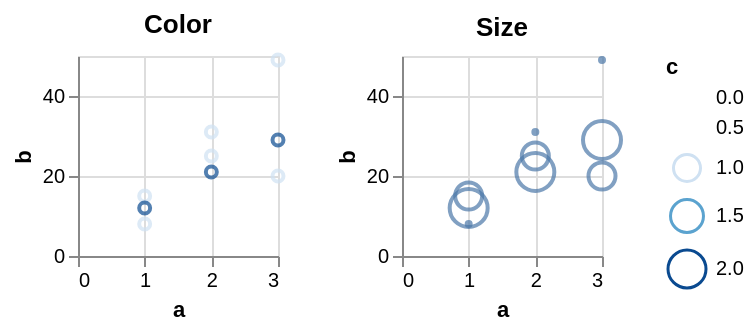

Express this chart as Vega-Lite.
### Vega specification from a JSON file in a GitHub repository (floating-point values rounded to 4 significant figures)
{"$schema": "https://vega.github.io/schema/vega/v5.json", "description": "Testing invalid", "background": "white", "padding": 5, "height": 100, "data": [{"name": "source_0", "values": [{"a": 1, "b": 15, "c": 1}, {"a": 2, "b": 25, "c": 1}, {"a": 3, "b": 20, "c": 1}, {"a": 1, "b": 12, "c": 2}, {"a": 2, "b": 21, "c": 2}, {"a": 3, "b": 29, "c": 2}, {"a": 1, "b": 8, "c": null}, {"a": 2, "b": 31, "c": null}, {"a": 3, "b": 49, "c": null}]}], "signals": [{"name": "childWidth", "value": 100}], "layout": {"padding": 20, "bounds": "full", "align": "each"}, "marks": [{"type": "group", "name": "concat_0_group", "title": {"text": "Color", "frame": "group"}, "style": "cell", "encode": {"update": {"width": {"signal": "childWidth"}, "height": {"signal": "height"}}}, "marks": [{"name": "concat_0_marks", "type": "symbol", "style": ["point"], "from": {"data": "source_0"}, "encode": {"update": {"opacity": {"value": 0.7}, "fill": {"value": "transparent"}, "stroke": [{"test": "!isValid(datum[\"c\"]) || !isFinite(+datum[\"c\"])", "signal": "scale('color', inrange(0, domain('color')) ? 0 : domain('color')[0])"}, {"scale": "color", "field": "c"}], "tooltip": {"signal": "{\"a\": !isValid(datum[\"a\"]) || !isFinite(+datum[\"a\"]) ? \"\" + datum[\"a\"] : format(datum[\"a\"], \"\"), \"b\": !isValid(datum[\"b\"]) || !isFinite(+datum[\"b\"]) ? \"\" + datum[\"b\"] : format(datum[\"b\"], \"\"), \"c\": !isValid(datum[\"c\"]) || !isFinite(+datum[\"c\"]) ? \"\" + datum[\"c\"] : format(datum[\"c\"], \"\")}"}, "ariaRoleDescription": {"value": "point"}, "description": {"signal": "\"a: \" + (!isValid(datum[\"a\"]) || !isFinite(+datum[\"a\"]) ? \"\" + datum[\"a\"] : format(datum[\"a\"], \"\")) + \"; b: \" + (!isValid(datum[\"b\"]) || !isFinite(+datum[\"b\"]) ? \"\" + datum[\"b\"] : format(datum[\"b\"], \"\")) + \"; c: \" + (!isValid(datum[\"c\"]) || !isFinite(+datum[\"c\"]) ? \"\" + datum[\"c\"] : format(datum[\"c\"], \"\"))"}, "x": [{"test": "!isValid(datum[\"a\"]) || !isFinite(+datum[\"a\"])", "scale": "concat_0_x", "value": 0}, {"scale": "concat_0_x", "field": "a"}], "y": [{"test": "!isValid(datum[\"b\"]) || !isFinite(+datum[\"b\"])", "scale": "concat_0_y", "value": 0}, {"scale": "concat_0_y", "field": "b"}]}}}], "axes": [{"scale": "concat_0_x", "orient": "bottom", "gridScale": "concat_0_y", "grid": true, "tickCount": {"signal": "ceil(childWidth/40)"}, "domain": false, "labels": false, "aria": false, "maxExtent": 0, "minExtent": 0, "ticks": false, "zindex": 0}, {"scale": "concat_0_y", "orient": "left", "gridScale": "concat_0_x", "grid": true, "tickCount": {"signal": "ceil(height/40)"}, "domain": false, "labels": false, "aria": false, "maxExtent": 0, "minExtent": 0, "ticks": false, "zindex": 0}, {"scale": "concat_0_x", "orient": "bottom", "grid": false, "title": "a", "labelFlush": true, "labelOverlap": true, "tickCount": {"signal": "ceil(childWidth/40)"}, "zindex": 0}, {"scale": "concat_0_y", "orient": "left", "grid": false, "title": "b", "labelOverlap": true, "tickCount": {"signal": "ceil(height/40)"}, "zindex": 0}]}, {"type": "group", "name": "concat_1_group", "title": {"text": "Size", "frame": "group"}, "style": "cell", "encode": {"update": {"width": {"signal": "childWidth"}, "height": {"signal": "height"}}}, "marks": [{"name": "concat_1_marks", "type": "symbol", "style": ["point"], "from": {"data": "source_0"}, "encode": {"update": {"opacity": {"value": 0.7}, "fill": {"value": "transparent"}, "stroke": {"value": "#4c78a8"}, "tooltip": {"signal": "{\"a\": !isValid(datum[\"a\"]) || !isFinite(+datum[\"a\"]) ? \"\" + datum[\"a\"] : format(datum[\"a\"], \"\"), \"b\": !isValid(datum[\"b\"]) || !isFinite(+datum[\"b\"]) ? \"\" + datum[\"b\"] : format(datum[\"b\"], \"\"), \"c\": !isValid(datum[\"c\"]) || !isFinite(+datum[\"c\"]) ? \"\" + datum[\"c\"] : format(datum[\"c\"], \"\")}"}, "ariaRoleDescription": {"value": "point"}, "description": {"signal": "\"a: \" + (!isValid(datum[\"a\"]) || !isFinite(+datum[\"a\"]) ? \"\" + datum[\"a\"] : format(datum[\"a\"], \"\")) + \"; b: \" + (!isValid(datum[\"b\"]) || !isFinite(+datum[\"b\"]) ? \"\" + datum[\"b\"] : format(datum[\"b\"], \"\")) + \"; c: \" + (!isValid(datum[\"c\"]) || !isFinite(+datum[\"c\"]) ? \"\" + datum[\"c\"] : format(datum[\"c\"], \"\"))"}, "x": [{"test": "!isValid(datum[\"a\"]) || !isFinite(+datum[\"a\"])", "scale": "concat_1_x", "value": 0}, {"scale": "concat_1_x", "field": "a"}], "y": [{"test": "!isValid(datum[\"b\"]) || !isFinite(+datum[\"b\"])", "scale": "concat_1_y", "value": 0}, {"scale": "concat_1_y", "field": "b"}], "size": [{"test": "!isValid(datum[\"c\"]) || !isFinite(+datum[\"c\"])", "scale": "size", "value": 0}, {"scale": "size", "field": "c"}]}}}], "axes": [{"scale": "concat_1_x", "orient": "bottom", "gridScale": "concat_1_y", "grid": true, "tickCount": {"signal": "ceil(childWidth/40)"}, "domain": false, "labels": false, "aria": false, "maxExtent": 0, "minExtent": 0, "ticks": false, "zindex": 0}, {"scale": "concat_1_y", "orient": "left", "gridScale": "concat_1_x", "grid": true, "tickCount": {"signal": "ceil(height/40)"}, "domain": false, "labels": false, "aria": false, "maxExtent": 0, "minExtent": 0, "ticks": false, "zindex": 0}, {"scale": "concat_1_x", "orient": "bottom", "grid": false, "title": "a", "labelFlush": true, "labelOverlap": true, "tickCount": {"signal": "ceil(childWidth/40)"}, "zindex": 0}, {"scale": "concat_1_y", "orient": "left", "grid": false, "title": "b", "labelOverlap": true, "tickCount": {"signal": "ceil(height/40)"}, "zindex": 0}]}], "scales": [{"name": "color", "type": "linear", "domain": {"data": "source_0", "field": "c"}, "range": "ramp", "interpolate": "hcl", "zero": false}, {"name": "size", "type": "linear", "domain": {"data": "source_0", "field": "c"}, "range": [4, 361], "zero": true}, {"name": "concat_0_x", "type": "linear", "domain": {"data": "source_0", "field": "a"}, "range": [0, {"signal": "childWidth"}], "nice": true, "zero": true}, {"name": "concat_0_y", "type": "linear", "domain": {"data": "source_0", "field": "b"}, "range": [{"signal": "height"}, 0], "nice": true, "zero": true}, {"name": "concat_1_x", "type": "linear", "domain": {"data": "source_0", "field": "a"}, "range": [0, {"signal": "childWidth"}], "nice": true, "zero": true}, {"name": "concat_1_y", "type": "linear", "domain": {"data": "source_0", "field": "b"}, "range": [{"signal": "height"}, 0], "nice": true, "zero": true}], "legends": [{"stroke": "color", "gradientLength": {"signal": "clamp(height, 64, 200)"}, "title": "c", "encode": {"gradient": {"update": {"opacity": {"value": 0.7}}}}, "symbolType": "circle", "size": "size"}], "config": {"mark": {"tooltip": true}}}
